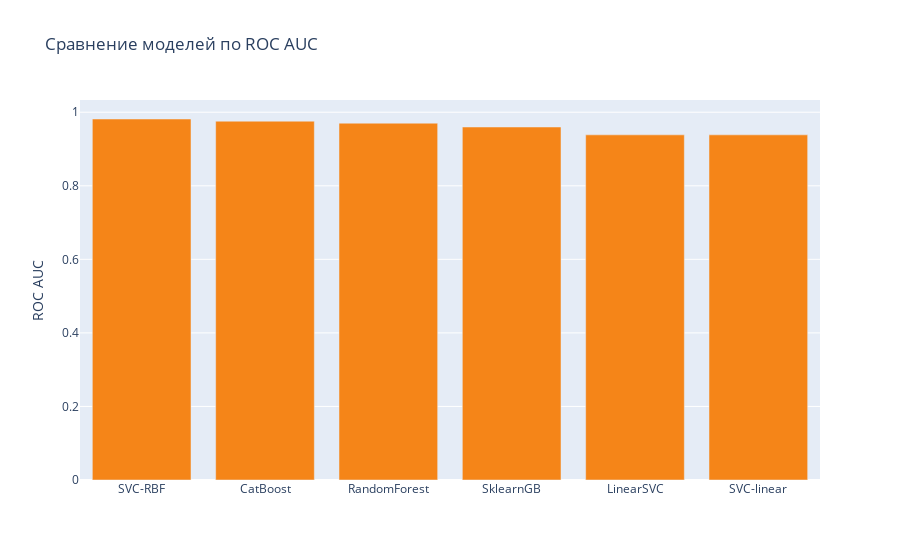

Here is the notebook cell this chart was saved with:
### Code cell
# Сравнение ROC AUC по моделям (столбчатая диаграмма)
import plotly.graph_objects as go
import pandas as pd

if 'metrics_df' not in globals():
    print("Сначала выполните ячейку с расчётом metrics_df (таблица метрик).")
else:
    fig = go.Figure(data=[
        go.Bar(name='ROC AUC', x=metrics_df['model'], y=metrics_df['roc_auc'], marker_color='#F58518')
    ])
    fig.update_layout(title='Сравнение моделей по ROC AUC', yaxis_title='ROC AUC')
    fig.show()

### Figure 1 — Plotly figure (JSON) as saved in the notebook; plotly's stock layout.template omitted (floating-point values rounded to 4 significant figures)
{"data": [{"marker": {"color": "#F58518"}, "name": "ROC AUC", "type": "bar", "x": ["SVC-RBF", "CatBoost", "RandomForest", "SklearnGB", "LinearSVC", "SVC-linear"], "y": [0.9816, 0.9757, 0.9702, 0.9598, 0.9385, 0.9385]}], "layout": {"title": {"text": "Сравнение моделей по ROC AUC"}, "yaxis": {"title": {"text": "ROC AUC"}}}}
